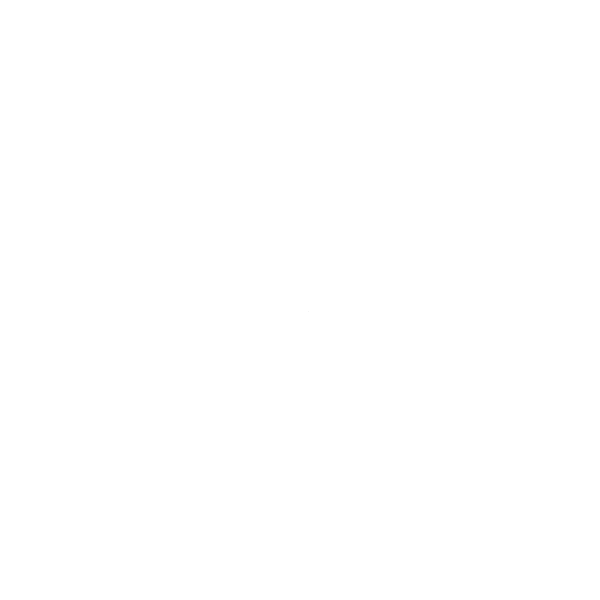
Frame 1 (no input)
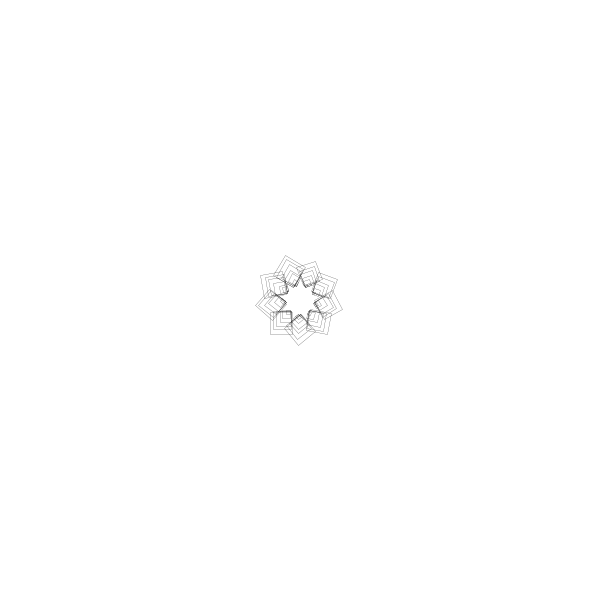
Frame 60 (the mouse pressed at the canvas centre just before this capture)
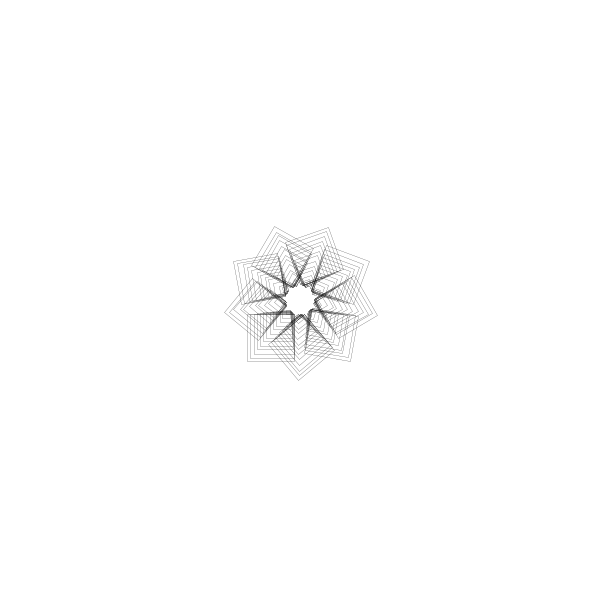
Frame 120 (the mouse held since frame 60 and released just before this capture)

The Processing sketch that drew these frames (run headless with seeded random() and noise(); from frame 60 on, the mouse is pressed at the canvas centre):

// Processing sketch: processing_163412
// ── processing_163412.pde

void setup(){
  size(600,600);
  background(255);
}
int i;
void draw(){
  translate(width/2,height/2);
  rotate(radians(10+10*i));
  stroke(0);
  strokeWeight(0.2);
  noFill();
  rectMode(CORNER);
  //translate(width/2,height/2);
  rect(10+i/100,10-i/100,i/10,i/10);
  
  i=i+4;

}
